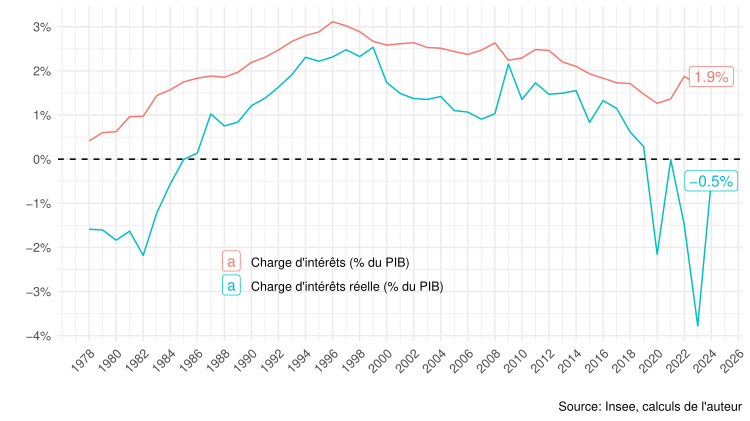

The R source for this figure:
library(tidyverse)
library(readxl)
load("data.rds")

data |>
  transmute(date = as.Date(paste0(year, "-01-01")),
            `Charge d'intérêts (% du PIB)` = charge_interets/PIB,
            `Charge d'intérêts réelle (% du PIB)` = charge_interets/PIB-taxe_inflationniste/PIB) |>
  gather(variable, value, -date) |>
  ggplot() + geom_line(aes(x = date, y = value, color = variable)) +
  theme_minimal() + xlab("") + ylab("") +
  theme(legend.title = element_blank(),
        legend.position = c(0.4, 0.2),
        axis.text.x = element_text(angle = 45, vjust = 1, hjust = 1)) +
  scale_x_date(breaks = as.Date(paste0(seq(1978, 2100, 2), "-01-01")),
               labels = scales::date_format("%Y")) +
  scale_y_continuous(breaks = 0.01*seq(-100, 100, 1),
                     labels = scales::percent_format(accuracy = 1)) +
  geom_hline(yintercept = 0, linetype = "dashed") +
  geom_label(data = . %>% 
               filter(date == max(date)),
             aes(x = date, y = value,  color = variable, label = scales::percent(value, acc = 0.1))) +
  labs(caption = "Source: Insee, calculs de l'auteur")


ggsave("figure2.png", width = 1.25*6, height = 1.25*3.375, bg = "white")
ggsave("figure2.pdf", width = 1.25*6, height = 1.25*3.375)
